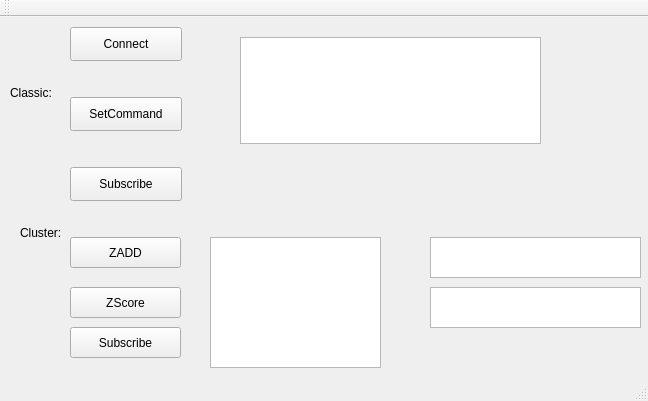
<?xml version="1.0" encoding="UTF-8"?>
<ui version="4.0">
 <class>MainWindow</class>
 <widget class="QMainWindow" name="MainWindow">
  <property name="geometry">
   <rect>
    <x>0</x>
    <y>0</y>
    <width>648</width>
    <height>401</height>
   </rect>
  </property>
  <property name="windowTitle">
   <string>MainWindow</string>
  </property>
  <widget class="QWidget" name="centralWidget">
   <widget class="QPushButton" name="connect">
    <property name="geometry">
     <rect>
      <x>70</x>
      <y>10</y>
      <width>112</width>
      <height>34</height>
     </rect>
    </property>
    <property name="text">
     <string>Connect</string>
    </property>
   </widget>
   <widget class="QPushButton" name="setcommand">
    <property name="geometry">
     <rect>
      <x>70</x>
      <y>80</y>
      <width>112</width>
      <height>34</height>
     </rect>
    </property>
    <property name="text">
     <string>SetCommand</string>
    </property>
   </widget>
   <widget class="QPushButton" name="Subscribe">
    <property name="geometry">
     <rect>
      <x>70</x>
      <y>150</y>
      <width>112</width>
      <height>34</height>
     </rect>
    </property>
    <property name="text">
     <string>Subscribe</string>
    </property>
   </widget>
   <widget class="QTextEdit" name="submsgtext">
    <property name="geometry">
     <rect>
      <x>240</x>
      <y>20</y>
      <width>301</width>
      <height>107</height>
     </rect>
    </property>
   </widget>
   <widget class="QPushButton" name="ZADDBtn">
    <property name="geometry">
     <rect>
      <x>70</x>
      <y>220</y>
      <width>111</width>
      <height>31</height>
     </rect>
    </property>
    <property name="text">
     <string>ZADD</string>
    </property>
   </widget>
   <widget class="QPushButton" name="ZScoreBtn">
    <property name="geometry">
     <rect>
      <x>70</x>
      <y>270</y>
      <width>111</width>
      <height>31</height>
     </rect>
    </property>
    <property name="text">
     <string>ZScore</string>
    </property>
   </widget>
   <widget class="QPushButton" name="ClustersubscribeBtn">
    <property name="geometry">
     <rect>
      <x>70</x>
      <y>310</y>
      <width>111</width>
      <height>31</height>
     </rect>
    </property>
    <property name="text">
     <string>Subscribe</string>
    </property>
   </widget>
   <widget class="QLabel" name="label">
    <property name="geometry">
     <rect>
      <x>20</x>
      <y>210</y>
      <width>54</width>
      <height>12</height>
     </rect>
    </property>
    <property name="text">
     <string>Cluster:</string>
    </property>
   </widget>
   <widget class="QLabel" name="label_2">
    <property name="geometry">
     <rect>
      <x>10</x>
      <y>70</y>
      <width>54</width>
      <height>12</height>
     </rect>
    </property>
    <property name="text">
     <string>Classic:</string>
    </property>
   </widget>
   <widget class="QTextBrowser" name="BeginTimeEdit">
    <property name="geometry">
     <rect>
      <x>430</x>
      <y>220</y>
      <width>211</width>
      <height>41</height>
     </rect>
    </property>
   </widget>
   <widget class="QTextBrowser" name="EndTimeEdit">
    <property name="geometry">
     <rect>
      <x>430</x>
      <y>270</y>
      <width>211</width>
      <height>41</height>
     </rect>
    </property>
   </widget>
   <widget class="QTextEdit" name="CmdRet">
    <property name="geometry">
     <rect>
      <x>210</x>
      <y>220</y>
      <width>171</width>
      <height>131</height>
     </rect>
    </property>
   </widget>
  </widget>
  <widget class="QMenuBar" name="menuBar">
   <property name="geometry">
    <rect>
     <x>0</x>
     <y>0</y>
     <width>648</width>
     <height>23</height>
    </rect>
   </property>
  </widget>
  <widget class="QToolBar" name="mainToolBar">
   <attribute name="toolBarArea">
    <enum>TopToolBarArea</enum>
   </attribute>
   <attribute name="toolBarBreak">
    <bool>false</bool>
   </attribute>
  </widget>
  <widget class="QStatusBar" name="statusBar"/>
 </widget>
 <layoutdefault spacing="6" margin="11"/>
 <resources/>
 <connections/>
</ui>
